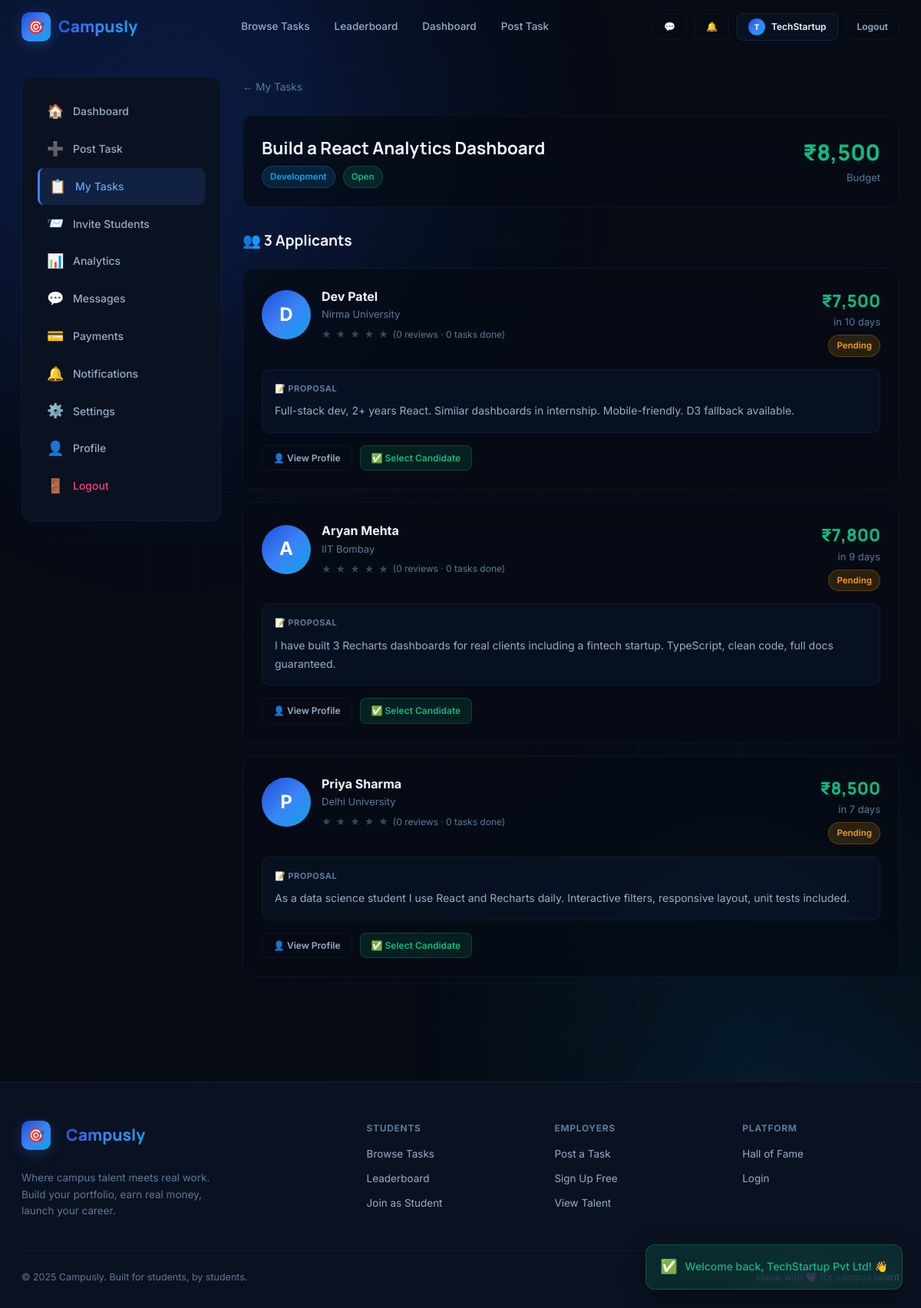
The app's page /view_applicants.php?id=1 (signed in) with its own data.
### tables this page shows
CREATE TABLE tasks (
  id           INT AUTO_INCREMENT PRIMARY KEY,
  employer_id  INT           NOT NULL,
  title        VARCHAR(255)  NOT NULL,
  description  TEXT,
  category     VARCHAR(100),
  price        DECIMAL(10,2) DEFAULT 0.00,
  location     VARCHAR(100)  DEFAULT 'Remote',
  skills       VARCHAR(800),
  deadline     DATE,
  duration     VARCHAR(80),
  urgency      ENUM('urgent','high','medium','low') DEFAULT 'medium',
  status       ENUM('open','assigned','completed','cancelled') DEFAULT 'open',
  created_at   TIMESTAMP     DEFAULT CURRENT_TIMESTAMP,
  INDEX idx_status   (status),
  INDEX idx_category (category),
  INDEX idx_employer (employer_id)
);

CREATE TABLE applications (
  id                INT AUTO_INCREMENT PRIMARY KEY,
  task_id           INT           NOT NULL,
  candidate_id      INT           NOT NULL,
  bid_amount        DECIMAL(10,2) NOT NULL COMMENT 'Min 100, max 150% of task price',
  delivery_days     INT           NOT NULL DEFAULT 7 COMMENT 'Between 1 and 90',
  proposal_text     TEXT          COMMENT 'Min 50 chars, max 2000 chars',
  status            ENUM('pending','selected','rejected','completed') DEFAULT 'pending',
  submission_link   VARCHAR(500),
  submission_note   TEXT,
  applied_at        TIMESTAMP     DEFAULT CURRENT_TIMESTAMP,
  updated_at        TIMESTAMP     DEFAULT CURRENT_TIMESTAMP ON UPDATE CURRENT_TIMESTAMP,
  UNIQUE KEY uq_bid (task_id, candidate_id),
  INDEX idx_candidate (candidate_id),
  INDEX idx_status    (status),
  INDEX idx_task      (task_id)
);

CREATE TABLE users (
  id                      INT AUTO_INCREMENT PRIMARY KEY,
  name                    VARCHAR(100)  NOT NULL,
  email                   VARCHAR(150)  NOT NULL UNIQUE,
  password                VARCHAR(255)  NOT NULL,
  role                    ENUM('candidate','employer','admin') DEFAULT 'candidate',
  university              VARCHAR(250),
  company_name            VARCHAR(150),
  bio                     TEXT,
  location                VARCHAR(100),
  skills                  VARCHAR(800),
  github                  VARCHAR(300),
  linkedin                VARCHAR(300),
  portfolio               VARCHAR(300),
  avatar                  VARCHAR(300)  DEFAULT NULL,
  is_banned               TINYINT(1)    DEFAULT 0,
  created_at              TIMESTAMP     DEFAULT CURRENT_TIMESTAMP
);

### view_applicants.php (the view, shortened to what this page needs)
<?php
include 'db.php';
$uid     = (int)$_SESSION['user_id'];
$task_id = intval($_GET['id'] ?? 0);
$task = mysqli_fetch_assoc(mysqli_query($conn,
  "SELECT * FROM tasks WHERE id=$task_id AND employer_id=$uid"));
$apps = mysqli_query($conn,
  "SELECT a.*, u.name, u.university, u.skills as student_skills, u.email,
    COALESCE(AVG(r.rating),0) as avg_rating,
    COUNT(DISTINCT r.id) as review_count,
    COUNT(DISTINCT prev.id) as tasks_done
   FROM applications a
   JOIN users u ON a.candidate_id=u.id
   LEFT JOIN reviews r ON r.reviewee_id=u.id
   LEFT JOIN applications prev ON prev.candidate_id=u.id AND prev.status='completed'
   WHERE a.task_id=$task_id
   GROUP BY a.id
   ORDER BY a.bid_amount ASC");
include 'includes/head.php';
include 'includes/navbar.php';
?>
<div class="wrap">
<div class="dash-wrap">
  <aside class="sidebar">
    <div class="sidebar-card">
      <a href="employer_dashboard.php" class="sidebar-link"><span class="si">🏠</span>Dashboard</a>
      <a href="post_task.php" class="sidebar-link"><span class="si">➕</span>Post Task</a>
      <a href="manage_tasks.php" class="sidebar-link active"><span class="si">📋</span>My Tasks</a>
      <a href="task_invite.php" class="sidebar-link"><span class="si">📨</span>Invite Students</a>
      <a href="task_analytics.php" class="sidebar-link"><span class="si">📊</span>Analytics</a>
      <a href="messages.php" class="sidebar-link"><span class="si">💬</span>Messages</a>
      <a href="payment_history.php" class="sidebar-link"><span class="si">💳</span>Payments</a>
      <a href="notifications.php" class="sidebar-link"><span class="si">🔔</span>Notifications</a>
      <a href="notification_settings.php" class="sidebar-link"><span class="si">⚙️</span>Settings</a>
      <a href="profile.php" class="sidebar-link"><span class="si">👤</span>Profile</a>
      <a href="logout.php" class="sidebar-link" style="color:var(--rose)"><span class="si">🚪</span>Logout</a>
    </div>
  </aside>
  <main class="main-content">
    <div style="margin-bottom:24px">
      <a href="manage_tasks.php" style="color:var(--t3);font-size:13.5px">← My Tasks</a>
    </div>
    <div class="glass-dark" style="padding:24px;border-radius:var(--r);margin-bottom:28px">
      <div style="display:flex;justify-content:space-between;align-items:flex-start;flex-wrap:wrap;gap:16px">
        <div>
          <h1 style="font-family:var(--fh);font-size:1.4rem;font-weight:700;margin-bottom:6px"><?= htmlspecialchars($task['title']) ?></h1>
          <div style="display:flex;gap:10px;flex-wrap:wrap">
            <span class="tag tag-c"><?= htmlspecialchars($task['category']) ?></span>
            <span class="tag <?= $task['status']==='open'?'tag-g':($task['status']==='assigned'?'tag-a':'tag-c') ?>"><?= ucfirst($task['status']) ?></span>
          </div>
        </div>
        <div style="text-align:right">
          <div style="font-size:1.8rem;font-weight:800;color:var(--emerald);font-family:var(--fh)">₹<?= number_format($task['price']) ?></div>
          <div style="color:var(--t3);font-size:13px">Budget</div>
        </div>
      </div>
    </div>
    <h2 style="font-family:var(--fh);font-size:1.2rem;font-weight:700;margin-bottom:20px">
      👥 <?= mysqli_num_rows($apps) ?> Applicants
    </h2>
    <?php if(mysqli_num_rows($apps)===0): ?>
      <div style="text-align:center;padding:60px;color:var(--t3)">
        <div style="font-size:3rem;margin-bottom:12px">🕐</div>
        <div style="font-weight:600">No bids yet</div>
        <p style="margin-top:8px">Share your task link to attract more applicants</p>
      </div>
    <?php else: ?>
      <?php while($a=$apps->fetch_assoc()):
        $status_cls=['pending'=>'tag-a','selected'=>'tag-g','rejected'=>'tag-r','completed'=>'tag-c'][$a['status']]??'tag-v';
      ?>
      <div class="glass-dark" style="padding:24px;border-radius:var(--r);margin-bottom:16px">
        <div style="display:flex;justify-content:space-between;align-items:flex-start;flex-wrap:wrap;gap:16px;margin-bottom:16px">
          <div style="display:flex;gap:14px;align-items:center">
            <div class="avatar avatar-lg"><?= strtoupper(substr($a['name'],0,1)) ?></div>
            <div>
              <div style="font-weight:700;font-size:1rem"><?= htmlspecialchars($a['name']) ?></div>
              <div style="color:var(--t3);font-size:13px"><?= htmlspecialchars($a['university']??'') ?></div>
              <div style="display:flex;gap:6px;margin-top:4px;align-items:center">
                <?php for($i=1;$i<=5;$i++): ?>
                  <span class="star <?= $i<=$a['avg_rating']?'on':'off' ?>">★</span>
                <?php endfor; ?>
                <span style="font-size:12px;color:var(--t3)">(<?= $a['review_count'] ?> reviews · <?= $a['tasks_done'] ?> tasks done)</span>
              </div>
            </div>
          </div>
          <div style="text-align:right">
            <div style="font-size:1.4rem;font-weight:800;color:var(--emerald);font-family:var(--fh)">₹<?= number_format($a['bid_amount']) ?></div>
            <div style="color:var(--t3);font-size:13px">in <?= $a['delivery_days'] ?> days</div>
            <div style="margin-top:6px"><span class="tag <?= $status_cls ?>"><?= ucfirst($a['status']) ?></span></div>
          </div>
        </div>
        <div style="background:var(--surface);border:1px solid var(--border);border-radius:10px;padding:16px;margin-bottom:16px">
          <div style="font-size:11px;font-weight:700;color:var(--t3);text-transform:uppercase;letter-spacing:.5px;margin-bottom:8px">📝 Proposal</div>
          <p style="color:var(--t2);font-size:14px;line-height:1.7"><?= nl2br(htmlspecialchars($a['proposal_text'])) ?></p>
        </div>
        <div style="display:flex;gap:10px;flex-wrap:wrap">
          <a href="view_student_profile.php?id=<?= $a['candidate_id'] ?>" class="btn btn-ghost btn-sm">👤 View Profile</a>
          <?php if($a['status']==='pending' && $task['status']==='open'): ?>
            <a href="view_applicants.php?id=<?= $task_id ?>&assign=<?= $a['id'] ?>" class="btn btn-success btn-sm"
               onclick="return confirm('Select <?= htmlspecialchars($a['name']) ?> for this task?')">
              ✅ Select Candidate
            </a>
          <?php endif; ?>
        </div>
      </div>
      <?php endwhile; ?>
    <?php endif; ?>
  </main>
</div>
</div>
<?php include 'includes/footer.php'; ?>

### style.css (style rules this page uses)
:root { --ink:#060b14; --ink2:#0a1120; --ink3:#0e1929; --ink4:#132035; --surface:rgba(59,130,246,0.05); --surface2:rgba(59,130,246,0.1); --border:rgba(59,130,246,0.1); --border2:rgba(59,130,246,0.18); --blue:#3b82f6; --blue2:#60a5fa; --blue-dark:#1d4ed8; --blue-glow:rgba(59,130,246,0.28); --indigo:#6366f1; --indigo2:#818cf8; --indigo-glow:rgba(99,102,241,0.25); --sky:#0ea5e9; --sky-glow:rgba(14,165,233,0.2); --violet:#3b82f6; --violet2:#60a5fa; --violet-glow:rgba(59,130,246,0.28); --rose:#f43f7a; --rose-glow:rgba(244,63,122,0.2); --amber:#f59e0b; --amber-glow:rgba(245,158,11,0.2); --cyan:#0ea5e9; --cyan-glow:rgba(14,165,233,0.18); --emerald:#10b981; --emerald-glow:rgba(16,185,129,0.2); --grad-brand:linear-gradient(135deg,#1d4ed8 0%,#3b82f6 50%,#0ea5e9 100%); --grad-cool:linear-gradient(135deg,#1d4ed8,#0ea5e9); --grad-warm:linear-gradient(135deg,#3b82f6,#6366f1); --t1:#f0f6ff; --t2:#94aec8; --t3:#5a7a99; --t4:#2e4a66; --r:14px; --rs:8px; --rl:20px; --tr:all 0.22s cubic-bezier(.4,0,.2,1); --fh:'Manrope',sans-serif; --fb:'Inter',sans-serif; }
* { box-sizing:border-box;margin:0;padding:0 }
html { scroll-behavior:smooth }
body { font-family:var(--fb);background:var(--ink);color:var(--t1);min-height:100vh;overflow-x:hidden;line-height:1.6 }
a { text-decoration:none;color:inherit }
.wrap { position:relative;z-index:1 }
.glass-dark { background:rgba(6,11,20,0.75);backdrop-filter:blur(24px);border:1px solid var(--border) }
.btn { display:inline-flex;align-items:center;justify-content:center;gap:8px;padding:10px 20px;border-radius:var(--rs);font-family:var(--fb);font-size:13.5px;font-weight:600;cursor:pointer;transition:var(--tr);border:none;white-space:nowrap }
.btn-ghost { background:transparent;color:var(--t2);border:1px solid var(--border) }
.btn-success { background:rgba(16,185,129,0.12);color:var(--emerald);border:1px solid rgba(16,185,129,0.25) }
.btn-sm { padding:6px 14px;font-size:12px }
.tag { display:inline-flex;align-items:center;gap:4px;padding:4px 10px;border-radius:20px;font-size:11.5px;font-weight:600 }
.tag-a { background:rgba(245,158,11,0.15);color:var(--amber);border:1px solid rgba(245,158,11,0.25) }
.tag-g { background:rgba(16,185,129,0.15);color:var(--emerald);border:1px solid rgba(16,185,129,0.25) }
.tag-c { background:rgba(14,165,233,0.15);color:var(--sky);border:1px solid rgba(14,165,233,0.25) }
.star { font-size:14px }
.star.off { color:var(--t4) }
.avatar { width:40px;height:40px;border-radius:50%;background:var(--grad-brand);display:flex;align-items:center;justify-content:center;font-weight:700;font-size:15px;color:#fff;flex-shrink:0 }
.avatar-lg { width:64px;height:64px;font-size:24px }
.dash-wrap { display:grid;grid-template-columns:260px 1fr;gap:28px;padding:100px 28px 40px;max-width:1300px;margin:0 auto;min-height:100vh }
.sidebar { position:sticky;top:100px;height:fit-content }
.sidebar-card { background:var(--ink2);border:1px solid var(--border);border-radius:var(--r);padding:20px;margin-bottom:16px }
.sidebar-link { display:flex;align-items:center;gap:10px;padding:10px 12px;border-radius:var(--rs);color:var(--t2);font-size:14px;font-weight:500;transition:var(--tr);cursor:pointer;text-decoration:none }
.sidebar-link:hover,.sidebar-link.active { color:var(--t1);background:var(--surface2) }
.sidebar-link.active { background:rgba(59,130,246,0.15);color:var(--blue2);border-left:3px solid var(--blue) }
.sidebar-link .si { font-size:18px;width:24px }
.main-content { min-width:0 }

### records on screen
tasks: title "Build a React Analytics Dashboard", category "Development", status "Open", price "8,500"
applications: users.name "D", users.name "Dev Patel", users.university "Nirma University", review_count "0", tasks_done "0", bid_amount "7,500", delivery_days "10", status "Pending", proposal_text "Full-stack dev, 2+ years React. Similar dashboards in internship. Mobile-friendly. D3 fallback available."
applications: users.name "A", users.name "Aryan Mehta", users.university "IIT Bombay", review_count "0", tasks_done "0", bid_amount "7,800", delivery_days "9", status "Pending", proposal_text "I have built 3 Recharts dashboards for real clients including a fintech startup. TypeScript, clean code, full docs guaranteed."
applications: users.name "P", users.name "Priya Sharma", users.university "Delhi University", review_count "0", tasks_done "0", bid_amount "8,500", delivery_days "7", status "Pending", proposal_text "As a data science student I use React and Recharts daily. Interactive filters, responsive layout, unit tests included."

### other values on screen
substr($user_name,0,1) "T"
explode(' ',$user_name)[0] "TechStartup"
mysqli_num_rows($apps) "3"
